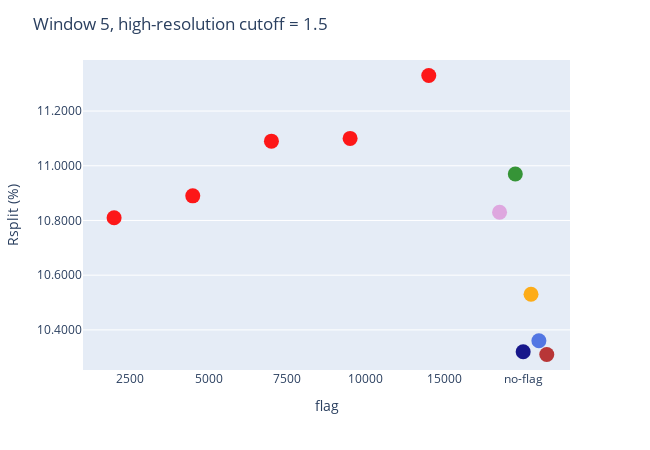

The cell this chart's notebook holds for it:
### Code cell
number = 5
plot_custom_scatter(df_concat, f'{number}', 'Rsplit (%)')
#plot_custom_scatter(df_concat, f'{number}', 'Rfree')
#plot_custom_scatter(df_concat, f'{number}', 'Rwork')
#plot_custom_scatter(df_concat, f'{number}', 'SNR')

### Figure 1 — Plotly figure (JSON) as saved in the notebook; plotly's stock layout.template omitted (floating-point values rounded to 4 significant figures)
{"data": [{"alignmentgroup": "True", "boxpoints": "all", "fillcolor": "rgba(255,255,255,0)", "hoveron": "points", "hovertemplate": "type=reference<br>flag=%{x}<br>Rsplit (%)=%{y}<extra></extra>", "jitter": 0, "legendgroup": "reference", "line": {"color": "rgba(255,255,255,0)"}, "marker": {"color": "plum", "opacity": 0.9, "size": 15}, "name": "reference", "offsetgroup": "reference", "orientation": "v", "pointpos": 0, "showlegend": true, "type": "box", "x": ["no-flag"], "x0": " ", "xaxis": "x", "y": [10.83], "y0": " ", "yaxis": "y"}, {"alignmentgroup": "True", "boxpoints": "all", "fillcolor": "rgba(255,255,255,0)", "hoveron": "points", "hovertemplate": "type=flag more than<br>flag=%{x}<br>Rsplit (%)=%{y}<extra></extra>", "jitter": 0, "legendgroup": "flag more than", "line": {"color": "rgba(255,255,255,0)"}, "marker": {"color": "red", "opacity": 0.9, "size": 15}, "name": "flag more than", "offsetgroup": "flag more than", "orientation": "v", "pointpos": 0, "showlegend": true, "type": "box", "x": ["5000", "10000", "2500", "15000", "7500"], "x0": " ", "xaxis": "x", "y": [10.89, 11.1, 10.81, 11.33, 11.09], "y0": " ", "yaxis": "y"}, {"alignmentgroup": "True", "boxpoints": "all", "fillcolor": "rgba(255,255,255,0)", "hoveron": "points", "hovertemplate": "type=static mask<br>flag=%{x}<br>Rsplit (%)=%{y}<extra></extra>", "jitter": 0, "legendgroup": "static mask", "line": {"color": "rgba(255,255,255,0)"}, "marker": {"color": "forestgreen", "opacity": 0.9, "size": 15}, "name": "static mask", "offsetgroup": "static mask", "orientation": "v", "pointpos": 0, "showlegend": true, "type": "box", "x": ["no-flag"], "x0": " ", "xaxis": "x", "y": [10.97], "y0": " ", "yaxis": "y"}, {"alignmentgroup": "True", "boxpoints": "all", "fillcolor": "rgba(255,255,255,0)", "hoveron": "points", "hovertemplate": "type=dynamic mask w/o non hr<br>flag=%{x}<br>Rsplit (%)=%{y}<extra></extra>", "jitter": 0, "legendgroup": "dynamic mask w/o non hr", "line": {"color": "rgba(255,255,255,0)"}, "marker": {"color": "navy", "opacity": 0.9, "size": 15}, "name": "dynamic mask w/o non hr", "offsetgroup": "dynamic mask w/o non hr", "orientation": "v", "pointpos": 0, "showlegend": true, "type": "box", "x": ["no-flag"], "x0": " ", "xaxis": "x", "y": [10.32], "y0": " ", "yaxis": "y"}, {"alignmentgroup": "True", "boxpoints": "all", "fillcolor": "rgba(255,255,255,0)", "hoveron": "points", "hovertemplate": "type=dynamic mask with non hr 10<br>flag=%{x}<br>Rsplit (%)=%{y}<extra></extra>", "jitter": 0, "legendgroup": "dynamic mask with non hr 10", "line": {"color": "rgba(255,255,255,0)"}, "marker": {"color": "orange", "opacity": 0.9, "size": 15}, "name": "dynamic mask with non hr 10", "offsetgroup": "dynamic mask with non hr 10", "orientation": "v", "pointpos": 0, "showlegend": true, "type": "box", "x": ["no-flag"], "x0": " ", "xaxis": "x", "y": [10.53], "y0": " ", "yaxis": "y"}, {"alignmentgroup": "True", "boxpoints": "all", "fillcolor": "rgba(255,255,255,0)", "hoveron": "points", "hovertemplate": "type=dynamic mask with non hr 15<br>flag=%{x}<br>Rsplit (%)=%{y}<extra></extra>", "jitter": 0, "legendgroup": "dynamic mask with non hr 15", "line": {"color": "rgba(255,255,255,0)"}, "marker": {"color": "royalblue", "opacity": 0.9, "size": 15}, "name": "dynamic mask with non hr 15", "offsetgroup": "dynamic mask with non hr 15", "orientation": "v", "pointpos": 0, "showlegend": true, "type": "box", "x": ["no-flag"], "x0": " ", "xaxis": "x", "y": [10.36], "y0": " ", "yaxis": "y"}, {"alignmentgroup": "True", "boxpoints": "all", "fillcolor": "rgba(255,255,255,0)", "hoveron": "points", "hovertemplate": "type=dynamic mask with non hr 20<br>flag=%{x}<br>Rsplit (%)=%{y}<extra></extra>", "jitter": 0, "legendgroup": "dynamic mask with non hr 20", "line": {"color": "rgba(255,255,255,0)"}, "marker": {"color": "firebrick", "opacity": 0.9, "size": 15}, "name": "dynamic mask with non hr 20", "offsetgroup": "dynamic mask with non hr 20", "orientation": "v", "pointpos": 0, "showlegend": true, "type": "box", "x": ["no-flag"], "x0": " ", "xaxis": "x", "y": [10.31], "y0": " ", "yaxis": "y"}], "layout": {"boxmode": "group", "height": 450, "legend": {"title": {"text": "type"}, "tracegroupgap": 0}, "margin": {"t": 60}, "showlegend": false, "title": {"text": "Window 5, high-resolution cutoff = 1.5"}, "width": 650, "xaxis": {"anchor": "y", "categoryarray": ["2500", "5000", "7500", "10000", "15000", "no-flag"], "categoryorder": "array", "domain": [0, 1], "title": {"text": "flag"}}, "yaxis": {"anchor": "x", "domain": [0, 1], "tickformat": ".4f", "title": {"text": "Rsplit (%)"}}}}
